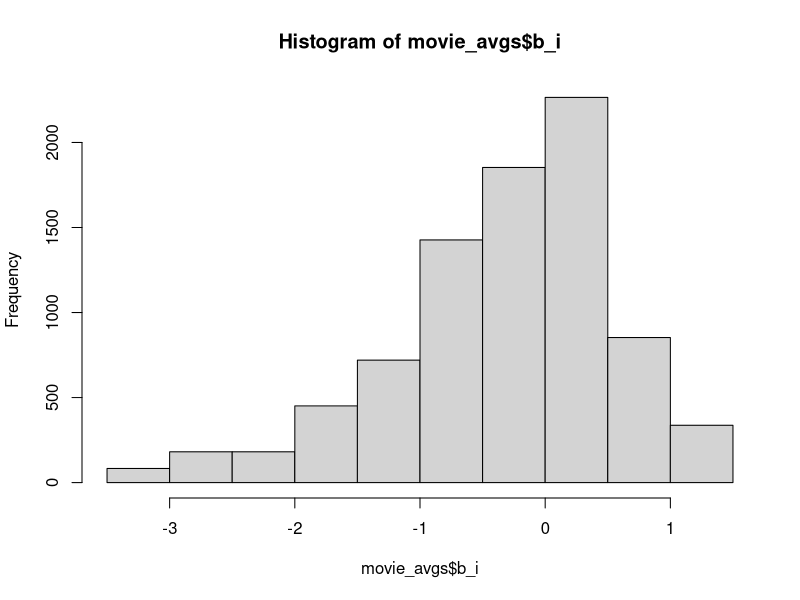

Reproduce this figure in R.
library(dslabs)
library(dplyr)
library(caret)

data("movielens")

head(movielens)

movielens %>% summarize(n_users = n_distinct(userId), n_movies = n_distinct(movieId))

set.seed(755)

test_index <- createDataPartition(y = movielens$rating, times = 1, p=0.2, list=F)

train_set <- movielens[-test_index, ]

test_set <- train_set %>% semi_join(train_set, by = "movieId") %>% semi_join(train_set, by = "userId")

RMSE <- function(true_ratings, predicted_ratings){
  sqrt(mean((true_ratings - predicted_ratings)^2))
}

mu_hat <- mean(train_set$rating)
mu_hat

naive_rmse <- RMSE(test_set$rating, mu_hat)
naive_rmse

rmse_results <- data.frame(method = "Just the average", RMSE = naive_rmse)

# fit <- lm(rating ~ as.factor(movieId), data=movielens)
# plot(fit)

mu <- mean(train_set$rating)
movie_avgs <- train_set %>% group_by(movieId) %>% summarize(b_i = mean(rating - mu))

hist(movie_avgs$b_i)

predicted_ratings <- mu + test_set %>% left_join(movie_avgs, by = 'movieId') %>% .$b_1

model_1_rmse <- RMSE(predicted_ratings, test_set$rating)

rmse_results <- bind_rows(rmse_results, data.frame(method='Movie effect model', RMSE = model_1_rmse))
rmse_results %>% knitr::kable()


# Bringing users into the mix
# fit <- lm(rating ~ as.factor(userId) + as.factor(movieId), data=movielens)
# plot(fit)

user_avgs <- test_set %>% 
  left_join(movie_avgs, by = 'movieId') %>% 
  group_by(userId) %>% 
  summarize(b_u = mean(rating - mu - b_i))

predicted_ratings <- test_set %>% 
  left_join(movie_avgs, by = 'movieId') %>% 
  left_join(user_avgs, by ='userId') %>% mutate(pred = mu + b_i + b_u) %>% .$pred

model_2_rmse <- RMSE(predicted_ratings, test_set$rating)

rmse_results <- bind_rows(rmse_results, data.frame(method = 'Movie + User Effects Model', RMSE = model_2_rmse))

rmse_results %>% knitr::kable()
